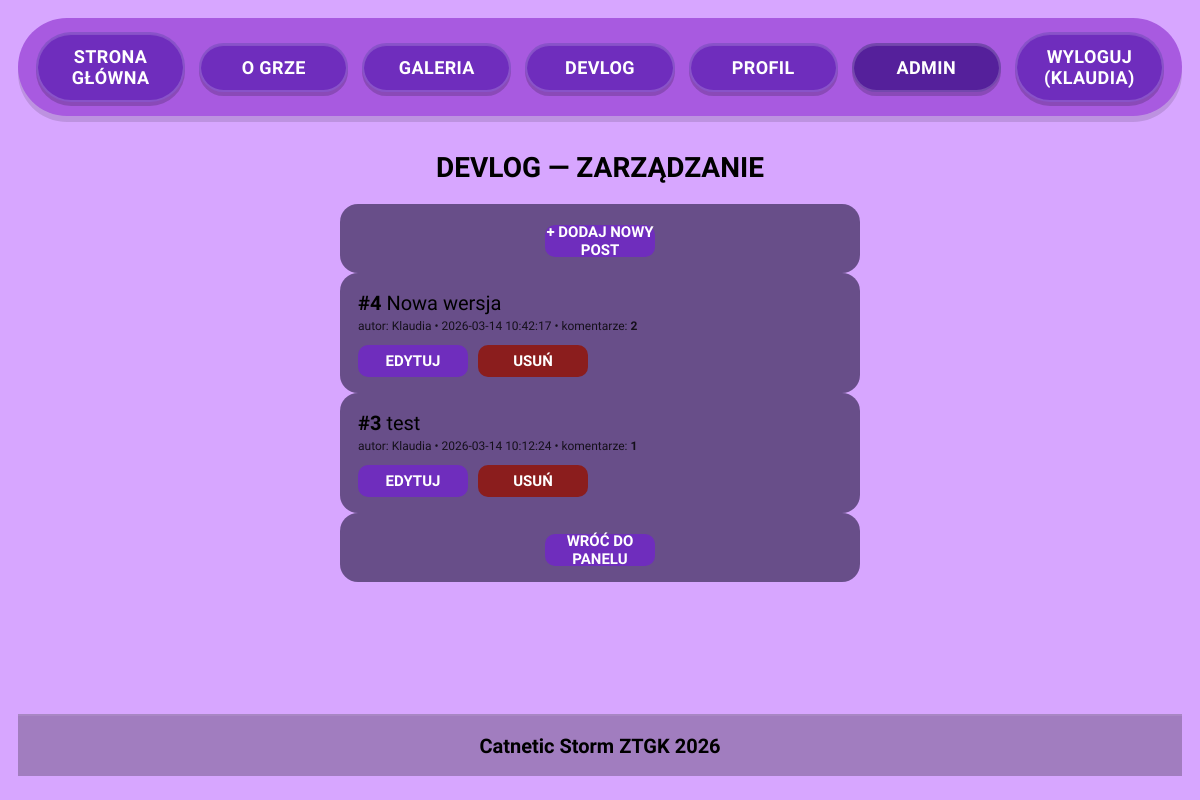
The page /admin/devlog_manage.php (signed in) on the database as committed earlier.
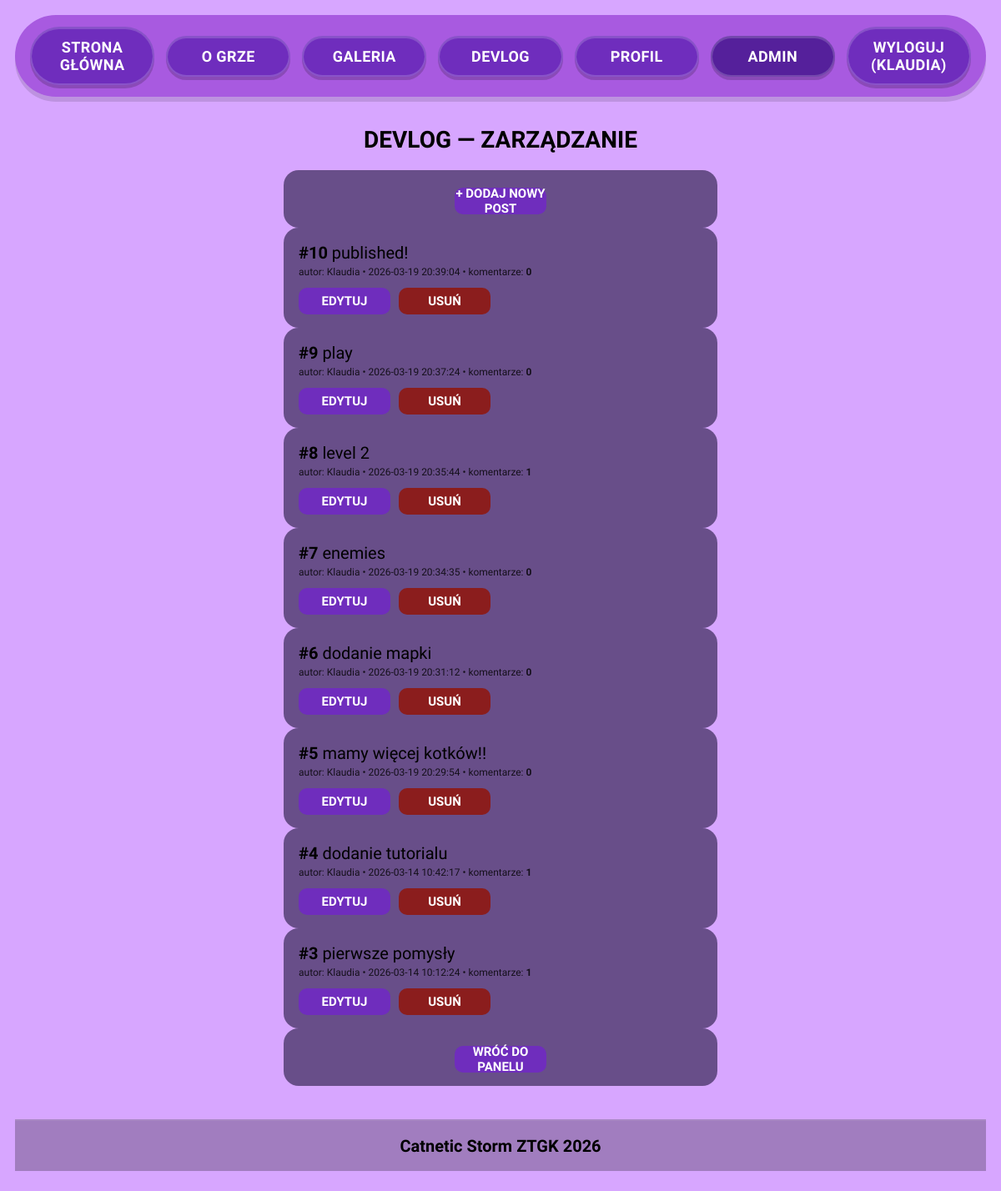
The same page on the database as committed later.
### tables this page shows
CREATE TABLE `devlog_posts` (
  `devlog_id` int(11) NOT NULL,
  `title` varchar(50) NOT NULL,
  `content` text NOT NULL,
  `image_path` varchar(255) NOT NULL,
  `created_at` timestamp NOT NULL DEFAULT current_timestamp(),
  `author_id` int(11) NOT NULL
);

CREATE TABLE `users` (
  `user_id` int(11) NOT NULL,
  `username` varchar(50) NOT NULL,
  `password` varchar(255) NOT NULL,
  `role` enum('admin','user') NOT NULL DEFAULT 'user',
  `created_at` timestamp NOT NULL DEFAULT current_timestamp()
);

### admin/devlog_manage.php (the view, shortened to what this page needs)
<?php
require __DIR__ . '/../includes/db.php';
$stmt = $pdo->query("
  SELECT p.devlog_id, p.title, p.created_at, u.username,
    (SELECT COUNT(*) FROM comments c WHERE c.post_id = p.devlog_id) AS comments_count
  FROM devlog_posts p
  JOIN users u ON u.user_id = p.author_id
  ORDER BY p.created_at DESC, p.devlog_id DESC
");
$posts = $stmt->fetchAll();
?>
<!DOCTYPE html>
<html lang="pl">
<head>
  <?php include __DIR__ . '/../includes/head.php'; ?>
</head>
<body>
  <?php include __DIR__ . '/../includes/header.php'; ?>
  <main>
    <section class="admin">
      <h1>Devlog — zarządzanie</h1>
      <div class="auth-card auth-card--small">
        <a class="auth-btn" href="devlog_create.php">+ DODAJ NOWY POST</a>
      </div>
      <?php if (!$posts): ?>
        <div class="auth-card">Brak postów.</div>
      <?php else: ?>
        <?php foreach ($posts as $p): ?>
          <article class="auth-card" style="display:flex; justify-content:space-between; gap:12px; flex-wrap:wrap; align-items:center;">
            <div>
              <strong>#<?= (int)$p['devlog_id'] ?></strong>
              <?= htmlspecialchars((string)$p['title']) ?>
              <div style="opacity:.8; font-size:12px; margin-top:4px;">
                autor: <?= htmlspecialchars((string)$p['username']) ?>
                • <?= htmlspecialchars((string)$p['created_at']) ?>
                • komentarze: <strong><?= (int)$p['comments_count'] ?></strong>
              </div>
            </div>
            <div style="display:flex; gap:10px; align-items:center;">
              <a class="auth-btn auth-btn--link" href="devlog_edit.php?id=<?= (int)$p['devlog_id'] ?>">EDYTUJ</a>
              <form method="post" action="devlog_manage.php"
                    onsubmit="return confirm('Usunąć post i wszystkie komentarze do niego?');"
                    style="display:inline;">
                <button class="auth-btn" type="submit" style="background:#8b1d1d;">USUŃ</button>
              </form>
            </div>
          </article>
        <?php endforeach; ?>
      <?php endif; ?>
      <div class="auth-card auth-card--small">
        <a class="auth-btn auth-btn--link" href="index.php">WRÓĆ DO PANELU</a>
      </div>
    </section>
  </main>
  <?php include __DIR__ . '/../includes/footer.php'; ?>
</body>
</html>

Rows that differ between the two databases and show on the page:
added devlog_posts: devlog_id "10", title "published!", author.username "Klaudia", created_at "2026-03-19 20:39:04", comments_count "0"
added devlog_posts: devlog_id "9", title "play", author.username "Klaudia", created_at "2026-03-19 20:37:24", comments_count "0"
added devlog_posts: devlog_id "8", title "level 2", author.username "Klaudia", created_at "2026-03-19 20:35:44", comments_count "1"
added devlog_posts: devlog_id "7", title "enemies", author.username "Klaudia", created_at "2026-03-19 20:34:35", comments_count "0"
added devlog_posts: devlog_id "6", title "dodanie mapki", author.username "Klaudia", created_at "2026-03-19 20:31:12", comments_count "0"
added devlog_posts: devlog_id "5", title "mamy więcej kotków!!", author.username "Klaudia", created_at "2026-03-19 20:29:54", comments_count "0"
changed devlog_posts id 4: title "Nowa wersja" → "dodanie tutorialu"; comments_count "2" → "1"
changed devlog_posts id 3: title "test" → "pierwsze pomysły"
